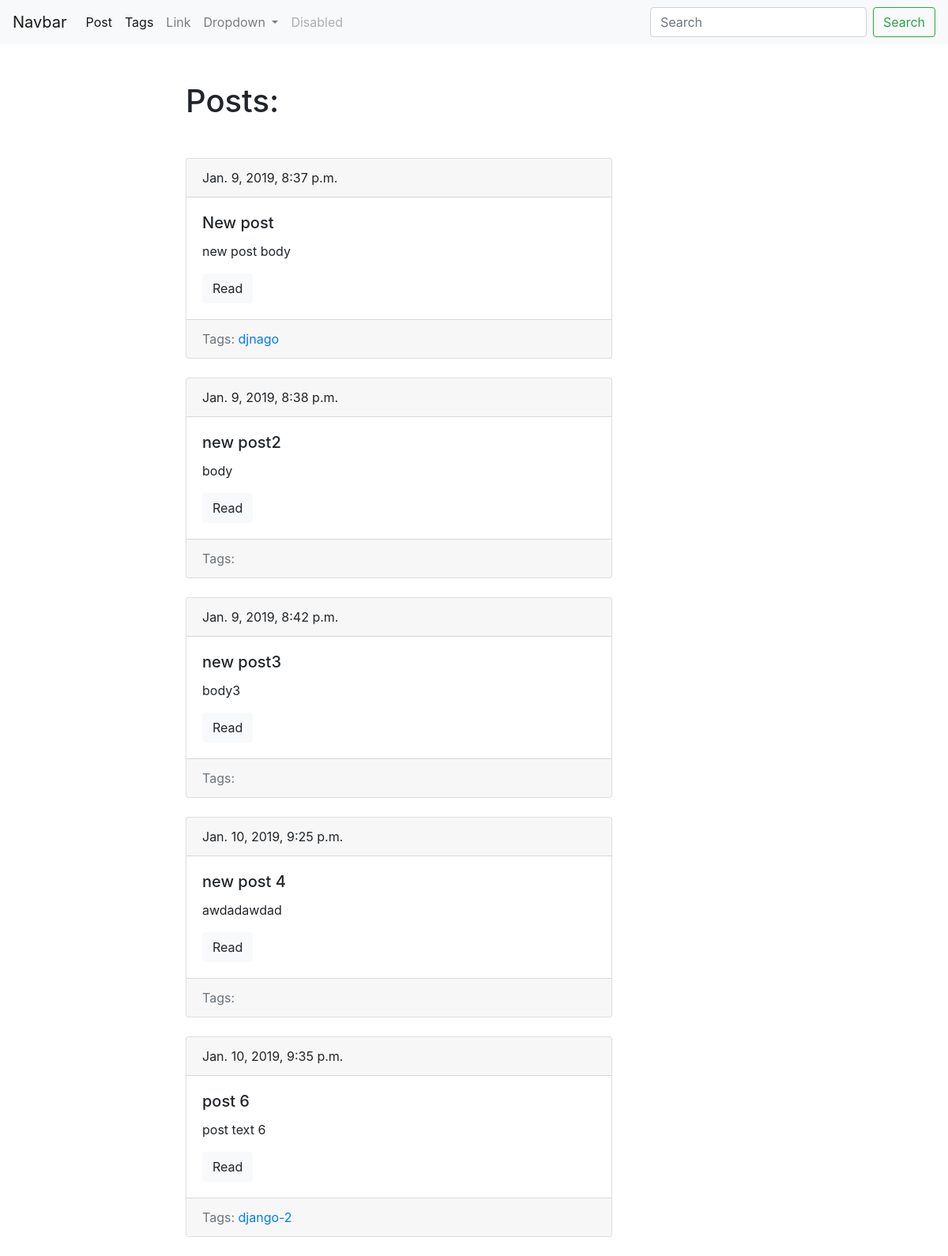
Screenshot of /blog/ with the database file from the repository.
### blog/models.py (models this page shows, shortened)
class Post(models.Model):
    title = models.CharField(max_length=150, db_index=True)
    slug = models.SlugField(max_length=150, blank=True, unique=True)
    body = models.TextField(blank=True, db_index=True)
    tags = models.ManyToManyField('Tag', blank=True, related_name='posts')
    date_pub = models.DateTimeField(auto_now_add=True)
    def get_absolute_url(self):
        return reverse('post_detail_url', kwargs={'slug': self.slug})

class Tag(models.Model):
    title = models.CharField(max_length=50)
    slug = models.SlugField(max_length=50, unique=True)
    def get_absolute_url(self):
        return reverse('tag_detail_url', kwargs={'slug': self.slug})

### blog/views.py (the view)
# urls.py: path('', posts_list, name='posts_list_url'),
def posts_list(request):
    posts = Post.objects.all()
    return render(request, 'blog/index.html', context={'posts': posts})

### blog/templates/blog/index.html (shortened to what this page needs)
{% extends 'blog/base_blog.html' %}
{% block content %}
<h1 class="mb-5">Posts:</h1>
{% for post in posts %}
  {% include 'blog/includes/post_card_template.html' %}
{% endfor %}
{% endblock %}

### blog/templates/blog/includes/post_card_template.html
<div class="card mb-4">
  <div class="card-header">
    {{ post.date_pub }}
  </div>
  <div class="card-body">
    <h5 class="card-title">{{ post.title }}</h5>
    <p class="card-text">{{ post.body|truncatewords:15 }}</p>
    <a href="{{ post.get_absolute_url }}" class="btn btn-light">Read</a>
  </div>
    <div class="card-footer text-muted">
      Tags:
        {% for tag in post.tags.all %}
          <a href="{{ tag.get_absolute_url }}">{{ tag.title }}</a>
        {% endfor %}
    </div>
</div>

### rows the page displays
Post: date_pub "Jan. 9, 2019, 8:37 p.m.", title "New post", body "new post body"
Tag: title "djnago"
Post: date_pub "Jan. 9, 2019, 8:38 p.m.", title "new post2", body "body"
Post: date_pub "Jan. 9, 2019, 8:42 p.m.", title "new post3", body "body3"
Post: date_pub "Jan. 10, 2019, 9:25 p.m.", title "new post 4", body "awdadawdad"
Post: date_pub "Jan. 10, 2019, 9:35 p.m.", title "post 6", body "post text 6"
Tag: title "django-2"
